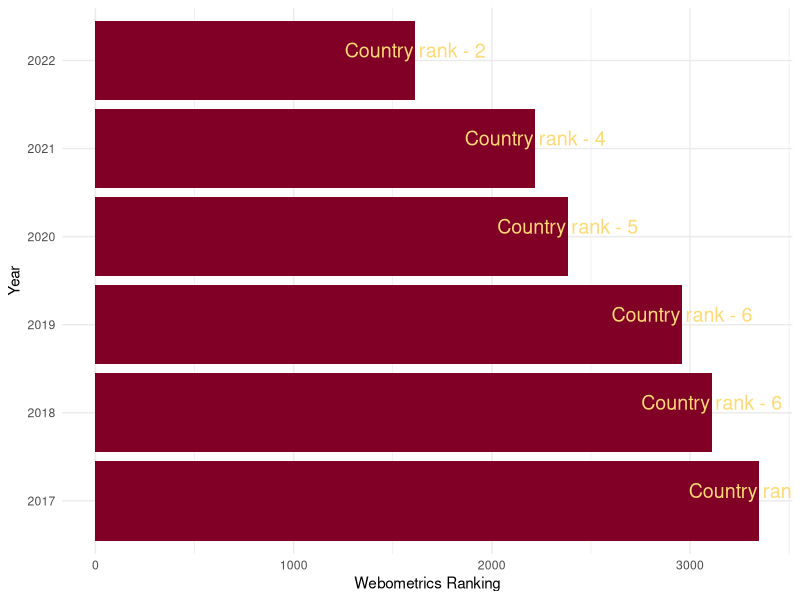
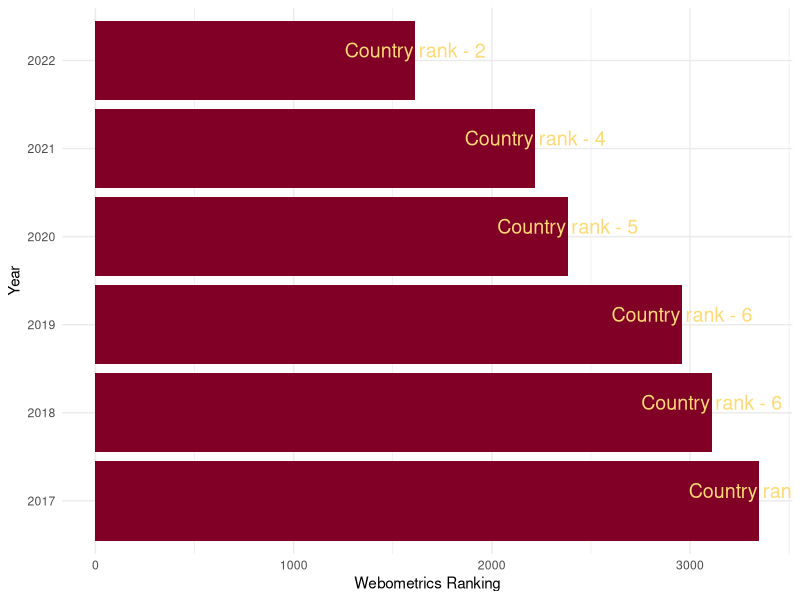

Here is the R script that generated these plots, in order: (Note: this script raises an error after producing the figures.)
## ---- chunk 1
knitr::opts_chunk$set(echo = TRUE)
## ---- chunk 2
library(tidyverse)
Year <- factor(2017:2022)
World <- c(3349, 3109, 2960, 2383, 2219, 1614)
Country <- c(6, 6, 6, 5, 4, 2)
clabel <- c("Country rank - 6",
           "Country rank - 6",
           "Country rank - 6",
           "Country rank - 5",
           "Country rank - 4",
           "Country rank - 2")

df <- data.frame(Year, World, Country,  clabel)
df


library(ggplot2)
library(gganimate)
ggplot(df, aes(x = Year, y = World)) +  # Plot with values on top
  geom_bar(stat = "identity", fill= "#800026") + coord_flip() +
  geom_text(aes(label = clabel), size=5,
            vjust = -0.2, colour = "#fed976") +
  scale_x_discrete(labels = Year) + 
  theme_minimal() + 
  ylab("Webometrics Ranking")  

ggplot(df, aes(x = Year, y = World)) +  # Plot with values on top
  geom_bar(stat = "identity", fill= "#800026") + coord_flip() +
  geom_text(aes(label = clabel), size=5,
            vjust = -0.2, colour = "#fed976") +
  scale_x_discrete(labels = Year) + 
  theme_minimal() + 
  ylab("Webometrics Ranking")  
  


plot2 <- ggplot(df, aes(x = Year, y = World)) +  # Plot with values on top
  geom_bar(stat = "identity", fill= "#800026") + coord_flip() +
  geom_text(aes(label = clabel), size=5, hjust = 2,
            vjust = -0.5, colour = "#fed976") +
  scale_x_discrete(labels = Year) + 
  theme_minimal() + 
  ylab("Webometrics Ranking") + 
  transition_time(as.integer(Year)) +
  shadow_mark() +
  enter_grow() +
  enter_fade()

mygif <- animate(plot2, width=800, height=800, renderer=gifski_renderer(loop=FALSE))  
mygif
anim_save(filename="animation.gif", mygif)
